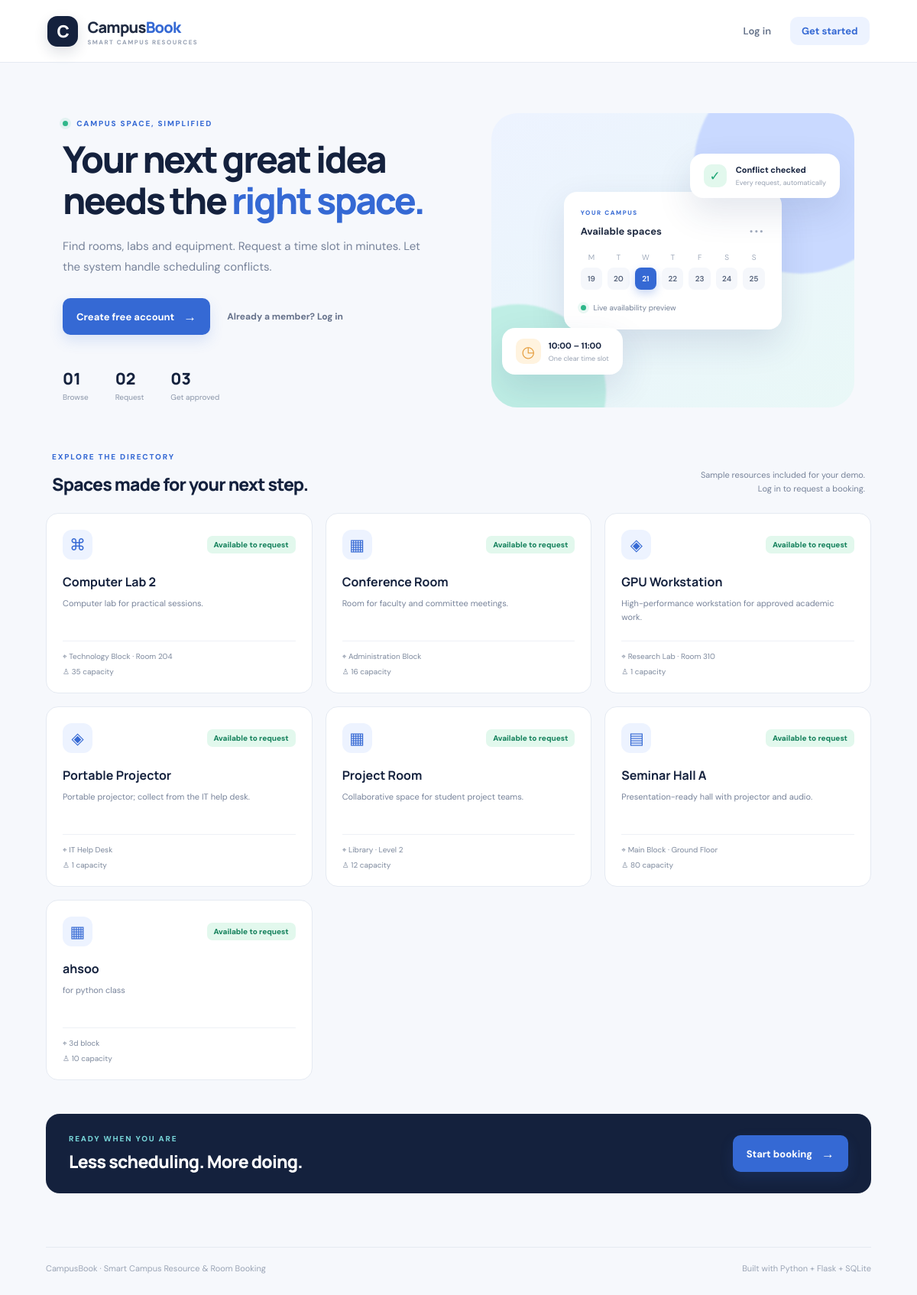
The page / on the database its author committed.
### tables this page shows
CREATE TABLE resources (
        id INTEGER PRIMARY KEY AUTOINCREMENT,
        name TEXT NOT NULL,
        resource_type TEXT NOT NULL,
        location TEXT NOT NULL,
        capacity INTEGER NOT NULL DEFAULT 1,
        description TEXT NOT NULL DEFAULT '',
        active INTEGER NOT NULL DEFAULT 1
    );

### app.py (the view)
@app.route("/")
def index():
    if session.get("user_id"):
        return redirect(url_for("admin_dashboard" if session.get("role") == "admin" else "dashboard"))
    resources = get_db().execute("SELECT * FROM resources WHERE active=1 ORDER BY name").fetchall()
    return render_template("landing.html", resources=resources)

### app.py (called while the page is built)
def get_db():
    if "db" not in g:
        g.db = sqlite3.connect(DATABASE)
        g.db.row_factory = sqlite3.Row
        g.db.execute("PRAGMA foreign_keys = ON")
    return g.db

def get_user():
    if session.get("user_id"):
        return get_db().execute("SELECT id,name,email,role FROM users WHERE id=?", (session["user_id"],)).fetchone()
    return None

@app.context_processor
def inject_user():
    return {"current_user": get_user()}

### templates/landing.html (shortened to what this page needs)
{% extends "base.html" %}
{% block content %}
<section class="hero">
  <div class="hero-copy">
    <div class="eyebrow"><span class="live-dot"></span> CAMPUS SPACE, SIMPLIFIED</div>
    <h1>Your next great idea<br>needs the <span>right space.</span></h1>
    <p>Find rooms, labs and equipment. Request a time slot in minutes. Let the system handle scheduling conflicts.</p>
    <div class="hero-actions"><a class="btn btn-primary" href="{{ url_for('register') }}">Create free account <span>→</span></a><a class="text-link" href="{{ url_for('login') }}">Already a member? Log in</a></div>
    <div class="hero-metrics"><div><strong>01</strong><small>Browse</small></div><div><strong>02</strong><small>Request</small></div><div><strong>03</strong><small>Get approved</small></div></div>
  </div>
  <div class="hero-visual">
    <div class="floating-card card-calendar"><div class="mini-label">YOUR CAMPUS</div><div class="calendar-head"><strong>Available spaces</strong><span>•••</span></div><div class="mini-calendar"><span>M</span><span>T</span><span>W</span><span>T</span><span>F</span><span>S</span><span>S</span><b>19</b><b>20</b><b class="selected">21</b><b>22</b><b>23</b><b>24</b><b>25</b></div><div class="availability-line"><span class="green-dot"></span> Live availability preview</div></div>
    <div class="floating-card card-confirm"><span class="check-badge">✓</span><div><strong>Conflict checked</strong><small>Every request, automatically</small></div></div>
    <div class="floating-card card-time"><div class="time-icon">◷</div><div><strong>10:00 – 11:00</strong><small>One clear time slot</small></div></div>
  </div>
</section>
<section class="section-heading"><div><div class="eyebrow">EXPLORE THE DIRECTORY</div><h2>Spaces made for your next step.</h2></div><p>Sample resources included for your demo.<br>Log in to request a booking.</p></section>
<section class="resource-grid">
{% for r in resources %}
  <article class="resource-card"><div class="resource-top"><span class="resource-icon">{% if r.resource_type == 'Hall' %}▤{% elif r.resource_type == 'Lab' %}⌘{% elif r.resource_type == 'Equipment' %}◈{% else %}▦{% endif %}</span><span class="status status-open">Available to request</span></div><h3>{{ r.name }}</h3><p>{{ r.description }}</p><div class="resource-meta"><span>⌖ {{ r.location }}</span><span>♙ {{ r.capacity }} capacity</span></div></article>
{% endfor %}
</section>
<section class="bottom-cta"><div><div class="eyebrow">READY WHEN YOU ARE</div><h2>Less scheduling. More doing.</h2></div><a class="btn btn-primary" href="{{ url_for('register') }}">Start booking <span>→</span></a></section>
{% endblock %}

### templates/base.html (shortened to what this page needs)
<!doctype html>
<html lang="en">
<head>
  <link rel="stylesheet" href="{{ url_for('static', filename='style.css') }}">
</head>
<body>
<nav class="navbar">
  <a class="brand" href="{{ url_for('index') }}"><span class="brand-icon">C</span><span>Campus<span class="brand-light">Book</span><small>SMART CAMPUS RESOURCES</small></span></a>
  <div class="nav-links">
    {% if current_user %}
      {% if current_user.role == 'admin' %}<a href="{{ url_for('admin_dashboard') }}">Admin panel</a>{% else %}<a href="{{ url_for('dashboard') }}">My dashboard</a>{% endif %}
      <span class="nav-user">{{ current_user.name }}</span><a class="btn btn-nav" href="{{ url_for('logout') }}">Log out</a>
    {% else %}
      <a href="{{ url_for('login') }}">Log in</a><a class="btn btn-nav" href="{{ url_for('register') }}">Get started</a>
    {% endif %}
  </div>
</nav>
<main class="page">
  {% block content %}{% endblock %}
</main>
<footer class="footer"><span>CampusBook · Smart Campus Resource & Room Booking</span><span>Built with Python + Flask + SQLite</span></footer>
</body>
</html>

### rows shown on the page
resources: name "Computer Lab 2", description "Computer lab for practical sessions.", location "Technology Block · Room 204", capacity "35"
resources: name "Conference Room", description "Room for faculty and committee meetings.", location "Administration Block", capacity "16"
resources: name "GPU Workstation", description "High-performance workstation for approved academic work.", location "Research Lab · Room 310", capacity "1"
resources: name "Portable Projector", description "Portable projector; collect from the IT help desk.", location "IT Help Desk", capacity "1"
resources: name "Project Room", description "Collaborative space for student project teams.", location "Library · Level 2", capacity "12"
resources: name "Seminar Hall A", description "Presentation-ready hall with projector and audio.", location "Main Block · Ground Floor", capacity "80"
resources: name "ahsoo", description "for python class", location "3d block", capacity "10"
